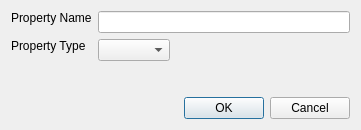
<?xml version="1.0" encoding="UTF-8"?>
<ui version="4.0">
 <class>qdesigner_internal::NewDynamicPropertyDialog</class>
 <widget class="QDialog" name="qdesigner_internal::NewDynamicPropertyDialog">
  <property name="geometry">
   <rect>
    <x>0</x>
    <y>0</y>
    <width>361</width>
    <height>130</height>
   </rect>
  </property>
  <property name="windowTitle">
   <string>Create Dynamic Property</string>
  </property>
  <layout class="QVBoxLayout" name="verticalLayout">
   <item>
    <layout class="QFormLayout" name="formLayout">
     <item row="0" column="1">
      <widget class="QLineEdit" name="m_lineEdit">
       <property name="minimumSize">
        <size>
         <width>220</width>
         <height>0</height>
        </size>
       </property>
      </widget>
     </item>
     <item row="0" column="0">
      <widget class="QLabel" name="label">
       <property name="sizePolicy">
        <sizepolicy hsizetype="Preferred" vsizetype="Fixed">
         <horstretch>0</horstretch>
         <verstretch>0</verstretch>
        </sizepolicy>
       </property>
       <property name="text">
        <string>Property Name</string>
       </property>
      </widget>
     </item>
     <item row="1" column="1">
      <layout class="QHBoxLayout" name="horizontalLayout">
       <item>
        <widget class="QComboBox" name="m_comboBox"/>
       </item>
       <item>
        <spacer name="horizontalSpacer">
         <property name="orientation">
          <enum>Qt::Orientation::Horizontal</enum>
         </property>
         <property name="sizeHint" stdset="0">
          <size>
           <width>40</width>
           <height>20</height>
          </size>
         </property>
        </spacer>
       </item>
      </layout>
     </item>
     <item row="1" column="0">
      <widget class="QLabel" name="label_2">
       <property name="sizePolicy">
        <sizepolicy hsizetype="Preferred" vsizetype="Fixed">
         <horstretch>0</horstretch>
         <verstretch>0</verstretch>
        </sizepolicy>
       </property>
       <property name="text">
        <string>Property Type</string>
       </property>
      </widget>
     </item>
    </layout>
   </item>
   <item>
    <spacer>
     <property name="orientation">
      <enum>Qt::Orientation::Vertical</enum>
     </property>
     <property name="sizeHint" stdset="0">
      <size>
       <width>0</width>
       <height>0</height>
      </size>
     </property>
    </spacer>
   </item>
   <item>
    <widget class="QDialogButtonBox" name="m_buttonBox">
     <property name="orientation">
      <enum>Qt::Orientation::Horizontal</enum>
     </property>
     <property name="standardButtons">
      <set>QDialogButtonBox::StandardButton::Cancel|QDialogButtonBox::StandardButton::Ok</set>
     </property>
     <property name="centerButtons">
      <bool>false</bool>
     </property>
    </widget>
   </item>
  </layout>
 </widget>
 <resources/>
 <connections/>
</ui>
